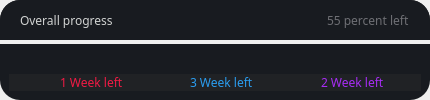
           <widget class="QFrame" name="frame_19">
            <property name="minimumSize">
             <size>
              <width>430</width>
              <height>0</height>
             </size>
            </property>
            <property name="maximumSize">
             <size>
              <width>16777215</width>
              <height>16777215</height>
             </size>
            </property>
            <property name="styleSheet">
             <string notr="true"/>
            </property>
            <property name="frameShape">
             <enum>QFrame::NoFrame</enum>
            </property>
            <property name="frameShadow">
             <enum>QFrame::Raised</enum>
            </property>
            <layout class="QVBoxLayout" name="verticalLayout_4">
             <property name="spacing">
              <number>4</number>
             </property>
             <property name="leftMargin">
              <number>0</number>
             </property>
             <property name="topMargin">
              <number>0</number>
             </property>
             <property name="rightMargin">
              <number>0</number>
             </property>
             <property name="bottomMargin">
              <number>0</number>
             </property>
             <item>
              <widget class="QFrame" name="frame_20">
               <property name="maximumSize">
                <size>
                 <width>16777215</width>
                 <height>40</height>
                </size>
               </property>
               <property name="styleSheet">
                <string notr="true">background-color: #181b20;
border-radius: 20px;
border-bottom-left-radius: 0px;
border-bottom-right-radius: 0px;</string>
               </property>
               <property name="frameShape">
                <enum>QFrame::NoFrame</enum>
               </property>
               <property name="frameShadow">
                <enum>QFrame::Raised</enum>
               </property>
               <layout class="QHBoxLayout" name="horizontalLayout_5">
                <property name="spacing">
                 <number>0</number>
                </property>
                <property name="leftMargin">
                 <number>0</number>
                </property>
                <property name="topMargin">
                 <number>0</number>
                </property>
                <property name="rightMargin">
                 <number>0</number>
                </property>
                <property name="bottomMargin">
                 <number>0</number>
                </property>
                <item>
                 <widget class="QFrame" name="frame_22">
                  <property name="frameShape">
                   <enum>QFrame::NoFrame</enum>
                  </property>
                  <property name="frameShadow">
                   <enum>QFrame::Raised</enum>
                  </property>
                  <layout class="QHBoxLayout" name="horizontalLayout_6">
                   <property name="leftMargin">
                    <number>20</number>
                   </property>
                   <item>
                    <widget class="QLabel" name="label">
                     <property name="font">
                      <font>
                       <family>Poppins</family>
                       <weight>50</weight>
                       <bold>false</bold>
                      </font>
                     </property>
                     <property name="styleSheet">
                      <string notr="true">color: #d1d3d2;</string>
                     </property>
                     <property name="frameShape">
                      <enum>QFrame::NoFrame</enum>
                     </property>
                     <property name="text">
                      <string>Overall progress</string>
                     </property>
                     <property name="textFormat">
                      <enum>Qt::AutoText</enum>
                     </property>
                    </widget>
                   </item>
                  </layout>
                 </widget>
                </item>
                <item alignment="Qt::AlignRight">
                 <widget class="QFrame" name="frame_23">
                  <property name="frameShape">
                   <enum>QFrame::NoFrame</enum>
                  </property>
                  <property name="frameShadow">
                   <enum>QFrame::Raised</enum>
                  </property>
                  <layout class="QVBoxLayout" name="verticalLayout_5">
                   <property name="rightMargin">
                    <number>20</number>
                   </property>
                   <item>
                    <widget class="QLabel" name="label_2">
                     <property name="font">
                      <font>
                       <family>Poppins</family>
                       <pointsize>9</pointsize>
                      </font>
                     </property>
                     <property name="styleSheet">
                      <string notr="true">color: #6e6f74;</string>
                     </property>
                     <property name="text">
                      <string>55 percent left</string>
                     </property>
                    </widget>
                   </item>
                  </layout>
                 </widget>
                </item>
               </layout>
              </widget>
             </item>
             <item>
              <widget class="QFrame" name="frame_21">
               <property name="styleSheet">
                <string notr="true">background-color: #181b20;
border-radius: 20px;
border-top-right-radius: 0px;
border-top-left-radius: 0px;</string>
               </property>
               <property name="frameShape">
                <enum>QFrame::NoFrame</enum>
               </property>
               <property name="frameShadow">
                <enum>QFrame::Raised</enum>
               </property>
               <layout class="QVBoxLayout" name="verticalLayout_6">
                <item>
                 <widget class="DonutChart" name="frame_25">
                  <property name="frameShape">
                   <enum>QFrame::NoFrame</enum>
                  </property>
                  <property name="frameShadow">
                   <enum>QFrame::Raised</enum>
                  </property>
                 </widget>
                </item>
                <item>
                 <widget class="QFrame" name="frame_26">
                  <property name="maximumSize">
                   <size>
                    <width>16777215</width>
                    <height>30</height>
                   </size>
                  </property>
                  <property name="styleSheet">
                   <string notr="true">background-color: #202225;
border-radius: 15px;</string>
                  </property>
                  <property name="frameShape">
                   <enum>QFrame::NoFrame</enum>
                  </property>
                  <property name="frameShadow">
                   <enum>QFrame::Raised</enum>
                  </property>
                  <layout class="QHBoxLayout" name="horizontalLayout_7">
                   <property name="spacing">
                    <number>0</number>
                   </property>
                   <property name="leftMargin">
                    <number>10</number>
                   </property>
                   <property name="topMargin">
                    <number>0</number>
                   </property>
                   <property name="rightMargin">
                    <number>10</number>
                   </property>
                   <property name="bottomMargin">
                    <number>0</number>
                   </property>
                   <item alignment="Qt::AlignHCenter">
                    <widget class="QFrame" name="frame_27">
                     <property name="frameShape">
                      <enum>QFrame::NoFrame</enum>
                     </property>
                     <property name="frameShadow">
                      <enum>QFrame::Raised</enum>
                     </property>
                     <layout class="QHBoxLayout" name="horizontalLayout_8">
                      <property name="spacing">
                       <number>8</number>
                      </property>
                      <property name="leftMargin">
                       <number>0</number>
                      </property>
                      <property name="topMargin">
                       <number>0</number>
                      </property>
                      <property name="rightMargin">
                       <number>0</number>
                      </property>
                      <property name="bottomMargin">
                       <number>0</number>
                      </property>
                      <item>
                       <widget class="QLabel" name="label_3">
                        <property name="minimumSize">
                         <size>
                          <width>0</width>
                          <height>0</height>
                         </size>
                        </property>
                        <property name="maximumSize">
                         <size>
                          <width>16</width>
                          <height>16</height>
                         </size>
                        </property>
                        <property name="text">
                         <string/>
                        </property>
                        <property name="pixmap">
                         <pixmap>../../PicoSoft-project/icons/clock.png</pixmap>
                        </property>
                       </widget>
                      </item>
                      <item>
                       <widget class="QLabel" name="label_4">
                        <property name="font">
                         <font>
                          <family>Poppins</family>
                          <pointsize>9</pointsize>
                          <weight>50</weight>
                          <bold>false</bold>
                         </font>
                        </property>
                        <property name="styleSheet">
                         <string notr="true">color: #f11a44;</string>
                        </property>
                        <property name="text">
                         <string>1 Week left</string>
                        </property>
                        <property name="alignment">
                         <set>Qt::AlignLeading|Qt::AlignLeft|Qt::AlignVCenter</set>
                        </property>
                       </widget>
                      </item>
                     </layout>
                    </widget>
                   </item>
                   <item alignment="Qt::AlignHCenter">
                    <widget class="QFrame" name="frame_28">
                     <property name="frameShape">
                      <enum>QFrame::NoFrame</enum>
                     </property>
                     <property name="frameShadow">
                      <enum>QFrame::Raised</enum>
                     </property>
                     <layout class="QHBoxLayout" name="horizontalLayout_9">
                      <property name="spacing">
                       <number>8</number>
                      </property>
                      <property name="leftMargin">
                       <number>0</number>
                      </property>
                      <property name="topMargin">
                       <number>0</number>
                      </property>
                      <property name="rightMargin">
                       <number>0</number>
                      </property>
                      <property name="bottomMargin">
                       <number>0</number>
                      </property>
                      <item>
                       <widget class="QLabel" name="label_5">
                        <property name="minimumSize">
                         <size>
                          <width>0</width>
                          <height>0</height>
                         </size>
                        </property>
                        <property name="maximumSize">
                         <size>
                          <width>16</width>
                          <height>16</height>
                         </size>
                        </property>
                        <property name="text">
                         <string/>
                        </property>
                        <property name="pixmap">
                         <pixmap>../../PicoSoft-project/icons/clock.png</pixmap>
                        </property>
                       </widget>
                      </item>
                      <item>
                       <widget class="QLabel" name="label_6">
                        <property name="font">
                         <font>
                          <family>Poppins</family>
                          <pointsize>9</pointsize>
                         </font>
                        </property>
                        <property name="styleSheet">
                         <string notr="true">color: #2a9df0;</string>
                        </property>
                        <property name="text">
                         <string>3 Week left</string>
                        </property>
                        <property name="alignment">
                         <set>Qt::AlignLeading|Qt::AlignLeft|Qt::AlignVCenter</set>
                        </property>
                       </widget>
                      </item>
                     </layout>
                    </widget>
                   </item>
                   <item alignment="Qt::AlignHCenter">
                    <widget class="QFrame" name="frame_29">
                     <property name="frameShape">
                      <enum>QFrame::NoFrame</enum>
                     </property>
                     <property name="frameShadow">
                      <enum>QFrame::Raised</enum>
                     </property>
                     <layout class="QHBoxLayout" name="horizontalLayout_10">
                      <property name="spacing">
                       <number>8</number>
                      </property>
                      <property name="leftMargin">
                       <number>0</number>
                      </property>
                      <property name="topMargin">
                       <number>0</number>
                      </property>
                      <property name="rightMargin">
                       <number>0</number>
                      </property>
                      <property name="bottomMargin">
                       <number>0</number>
                      </property>
                      <item>
                       <widget class="QLabel" name="label_7">
                        <property name="minimumSize">
                         <size>
                          <width>0</width>
                          <height>0</height>
                         </size>
                        </property>
                        <property name="maximumSize">
                         <size>
                          <width>16</width>
                          <height>16</height>
                         </size>
                        </property>
                        <property name="text">
                         <string/>
                        </property>
                        <property name="pixmap">
                         <pixmap>../../PicoSoft-project/icons/clock.png</pixmap>
                        </property>
                       </widget>
                      </item>
                      <item>
                       <widget class="QLabel" name="label_8">
                        <property name="font">
                         <font>
                          <family>Poppins</family>
                          <pointsize>9</pointsize>
                         </font>
                        </property>
                        <property name="styleSheet">
                         <string notr="true">color: #a72cf4;</string>
                        </property>
                        <property name="text">
                         <string>2 Week left</string>
                        </property>
                        <property name="alignment">
                         <set>Qt::AlignLeading|Qt::AlignLeft|Qt::AlignVCenter</set>
                        </property>
                       </widget>
                      </item>
                     </layout>
                    </widget>
                   </item>
                  </layout>
                 </widget>
                </item>
               </layout>
              </widget>
             </item>
            </layout>
           </widget>
